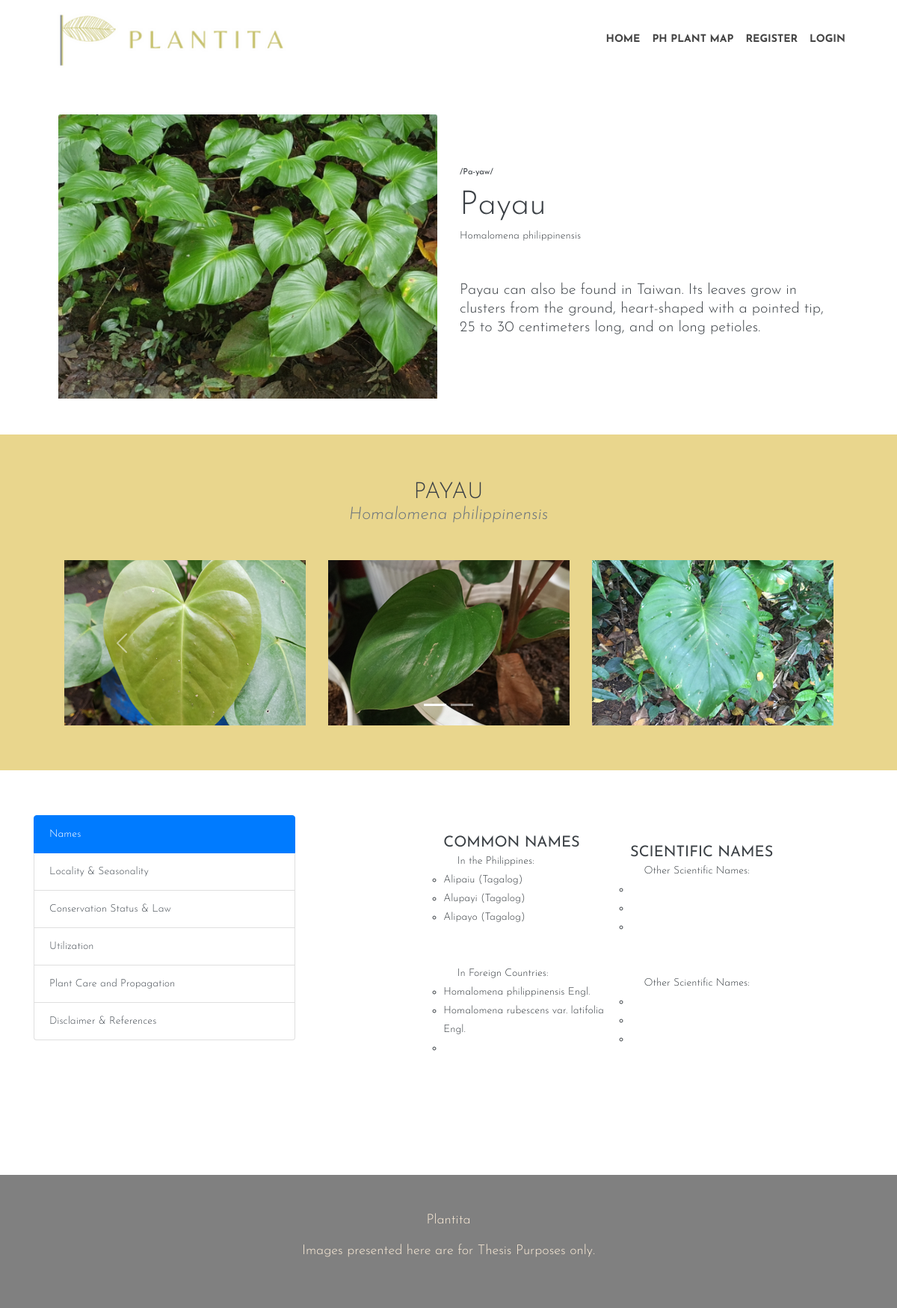
The app's page /home/tayabak with its own data.
### home/models.py (models this page shows, shortened)
class Plantsgallery(models.Model):
    class Meta:
        verbose_name_plural = "Plant Galleries"
    title = models.CharField(max_length=200)
    scientific_name = models.CharField(max_length=200, default='')
    slug = models.SlugField(unique=True)
    plant_image = models.ImageField(upload_to='gallery image', default=None)
    pronounciation = models.TextField(default='-')
    botany = models.TextField(default='-')
    common_philippine_name1 = models.CharField(max_length=200, default='', blank=True)
    common_philippine_name2 = models.CharField(max_length=200, default='', blank=True)
    common_philippine_name3 = models.CharField(max_length=200, default='', blank=True)
    common_foreign_name1 = models.CharField(max_length=200, default='', blank=True)
    common_foreign_name2 = models.CharField(max_length=200, default='', blank=True)
    common_foreign_name3 = models.CharField(max_length=200, default='', blank=True)
    sci_philippine_name1 = models.CharField(max_length=200, default='', blank=True)
    sci_philippine_name2 = models.CharField(max_length=200, default='', blank=True)
    sci_philippine_name3 = models.CharField(max_length=200, default='', blank=True)
    sci_foreign_name1 = models.CharField(max_length=200, default='', blank=True)
    sci_foreign_name2 = models.CharField(max_length=200, default='', blank=True)
    sci_foreign_name3 = models.CharField(max_length=200, default='', blank=True)
    distribution = models.CharField(max_length=200, default='', blank=True)
    conservation_status = models.TextField(default='-')
    use_1 = models.TextField(default='-')
    use_2 = models.TextField(default='', blank=True)
    use_3 = models.TextField(default='', blank=True)
    scientific_studies1 = models.TextField(default='-')
    scientific_study_link1 = models.TextField(default='', blank=True)
    scientific_studies2 = models.TextField(default='', blank=True)
    scientific_study_link2 = models.TextField(default='', blank=True)
    scientific_studies3 = models.TextField(default='', blank=True)
    scientific_study_link3 = models.TextField(default='', blank=True)
    light_preference = models.TextField(default='', blank=True)
    water_preference = models.TextField(default='', blank=True)
    propagation_method = models.TextField(default='', blank=True)
    references = models.TextField(default='', blank=True)
    gallery_slider_1_image1 = models.ImageField(upload_to='gallery image', default='-')
    gallery_slider_1_image2 = models.ImageField(upload_to='gallery image', default='-')
    gallery_slider_1_image3 = models.ImageField(upload_to='gallery image', default='-')
    gallery_slider_2_image1 = models.ImageField(upload_to='gallery image', default='-')
    gallery_slider_2_image2 = models.ImageField(upload_to='gallery image', default='-')
    gallery_slider_2_image3 = models.ImageField(upload_to='gallery image', default='-')
    ar_link = models.TextField(default='', blank=True)

### home/views.py (the view)
# urls.py: path('home/<slug:home_slug>', views.plant_details, name="plant_details"),
def plant_details(request, home_slug):
    try:
        selected_gallery = Plantsgallery.objects.get(slug=home_slug)
        return render(request, 'home/plant_details.html',{
            'plant_found' : True,
            'pg': selected_gallery,
        })
    except Exception as exc:
        return render(request, 'home/plant_details.html',
        {
            'plant_found': False
        })

### home/templates/home/plant_details.html (shortened to what this page needs)
{% extends 'home/base.html' %}
{% load static %}
{% block plant_webpage %}
    {% if plant_found %}
            <section class="py-6">
                    <div class="container px-4 px-lg-5 my-5">
                        <div class="row gx-4 gx-lg-5 align-items-center">
                            <div class="col-md-6">
                                <img class="card-img-top mb-5 mb-md-0" src="{{ pg.plant_image.url }}" alt="..." />
                            </div>
                            <div class="col-md-6">
                                <div class="small mb-1">{{ pg.pronounciation }}</div>
                                <h1 class="display-5 fw-bolder">{{ pg.title }}</h1>
                                <div class="fs-5 mb-5">
                                    <span>{{ pg.scientific_name }}</span>
                                </div>
                                <p class="lead">{{ pg.botany }}</p>
                            </div>
                        </div>
                    </div>
            </section>
            <section style="background-color: rgba(210, 169, 17, 0.478);" style="padding-top: 5%; padding-bottom: 5%;">
                                <div class="container-sm" style="padding-top: 5%; padding-bottom: 5%;">
                                    <div class="row justify-content-center" style="margin: 0 2%;">
                                        <div class="text-center">
                                            <h2 class="section-heading text-uppercase">{{ pg.title }}</h2>
                                            <h3 class="section-subheading text-muted fs-5 mb-5"><i>{{ pg.scientific_name }}</i></h3>
                                        </div>
                                        <div id="carouselExampleIndicators" class="carousel slide" data-ride="carousel">
                                            <ol class="carousel-indicators">
                                            <li data-target="#carouselExampleIndicators" data-slide-to="0" class="active"></li>
                                            <li data-target="#carouselExampleIndicators" data-slide-to="1"></li>
                                            </ol>
                                            <div class="carousel-inner">
                                                <div class="carousel-item active">
                                                    <div class="row">
                                                        <div class="gallery-item" style="margin-left: auto; margin-right: auto; display: flex; align-items: center; justify-content: center;">
                                                            <div class="col-sm-4"><img src="{{ pg.gallery_slider_1_image1.url }}" class="d-block w-100" alt="..."></div>
                                                            <div class="col-sm-4"><img src="{{ pg.gallery_slider_1_image2.url }}" class="d-block w-100" alt="..."></div>
                                                            <div class="col-sm-4"><img src="{{ pg.gallery_slider_1_image3.url }}" class="d-block w-100" alt="..."></div>
                                                        </div>
                                                    </div>
                                                </div>
                                            </div>
                                            <a class="carousel-control-prev" href="#carouselExampleIndicators" role="button" data-slide="prev">
                                            <span class="carousel-control-prev-icon" aria-hidden="true"></span>
                                            </a>
                                            <a class="carousel-control-next" href="#carouselExampleIndicators" role="button" data-slide="next">
                                            <span class="carousel-control-next-icon" aria-hidden="true"></span>
                                            </a>
                                        </div>
                                    </div>
                                </div>
            </section>
            <section class="py-6" style="padding-top: 5%; padding-bottom: 8%;">
                            <div class="container-sm" style="width: auto;">
                                <div class="bd-info" role="tabpanel">
                                    <div class="row" style="flex: auto;">
                                        <div class="col-lg-4 col-sm-4 mb-4">
                                            <div class="list-group" id="myList" role="tablist">
                                                <a class="list-group-item list-group-item-action active" data-toggle="list" href="#names" role="tab">Names</a>
                                                <a class="list-group-item list-group-item-action" data-toggle="list" href="#local" role="tab">Locality & Seasonality</a>
                                                <a class="list-group-item list-group-item-action" data-toggle="list" href="#conserv" role="tab">Conservation Status & Law</a>
                                                <a class="list-group-item list-group-item-action" data-toggle="list" href="#util" role="tab">Utilization</a>
                                                <a class="list-group-item list-group-item-action" data-toggle="list" href="#care" role="tab">Plant Care and Propagation</a>
                                                <a class="list-group-item list-group-item-action" data-toggle="list" href="#disclaimer" role="tab">Disclaimer & References</a>
                                            </div>
                                        </div>
                                        <div class="col-lg-8 col-sm-6 mb-8" style="padding-left: 8%;">
                                            <div class="tab-content">
                                                <div class="tab-pane show active" id="names" role="tabpanel">
                                                    <div class="row">
                                                        <div class="gallery-item" style="margin-left: auto; margin-right: auto; display: flex; align-items: center; justify-content: center;">
                                                        <div class="col-sm-6">
                                                            <ul class="list-inline">
                                                                <li>
                                                                    <br>
                                                                    <h5><strong>COMMON NAMES</strong></h5>
                                                                    <li>
                                                                        &emsp;
                                                                        In the Philippines:
                                                                    </li>
                                                                    <ul style="list-style-type:circle">
                                                                        <li>{{ pg.common_philippine_name1 }}</li>
                                                                        <li>{{ pg.common_philippine_name2 }}</li>
                                                                        <li>{{ pg.common_philippine_name3 }}</li>
                                                                    </ul>
                                                                    <br></br>
                                                                    <li>
                                                                        &emsp;
                                                                        In Foreign Countries:
                                                                    </li>
                                                                    <ul style="list-style-type:circle">
                                                                        <li>{{ pg.common_foreign_name1 }}</li>
                                                                        <li>{{ pg.common_foreign_name2 }}</li>
                                                                        <li>{{ pg.common_foreign_name3 }}</li>
                                                                    </ul>
                                                                </li>
                                                            </ul>
                                                        </div>
                                                        <div class="col-sm-6 ">
                                                            <ul class="list-inline">
                                                                <li>
                                                                    <br>
                                                                    <h5><strong>SCIENTIFIC NAMES</strong></h5>
                                                                    <li>
                                                                        &emsp;
                                                                        Other Scientific Names:
                                                                    </li>
                                                                    <ul style="list-style-type:circle">
                                                                        <li>{{ pg.sci_philippine_name1 }}</li>
                                                                        <li>{{ pg.sci_philippine_name2 }}</li>
                                                                        <li>{{ pg.sci_philippine_name3 }}</li>
                                                                    </ul>
                                                                    <br></br>
                                                                    <li>
                                                                        &emsp;
                                                                        Other Scientific Names:
                                                                    </li>
                                                                    <ul style="list-style-type:circle">
                                                                        <li>{{ pg.sci_foreign_name1 }}</li>
                                                                        <li>{{ pg.sci_foreign_name2 }}</li>
                                                                        <li>{{ pg.sci_foreign_name3 }}</li>
                                                                    </ul>
                                                                </li>
                                                            </ul>
                                                        </div>
                                                        </div>
                                                    </div>
                                                </div>
                                            </div>
                                        </div>
                                    </div>
                                </div>
                            </div>
            </section>
    {% endif %}
{% endblock %}

### home/static/home/css/style.css (style rules this page uses)
body { font-size: 14px; font-weight: 300; line-height: 25px; color: #3b4045; font-family: "Josefin Sans", sans-serif; -webkit-font-smoothing: antialiased; }
h1, h2, h3, h4, h5, h6 { font-weight: 300; margin: 0px; }
h1, .h1 { font-size: 44px; line-height: 56px; }
h2, .h2 { font-size: 30px; line-height: 35px; }
h3, .h3 { font-size: 23px; line-height: 25px; }
p { font-size: 18px; line-height: 25px; }
ul { padding: 0; margin: 0; list-style: none; }
a { transition: all 0.2s ease-in-out 0s; }
a, a:active, a:focus, a:active { text-decoration: none; }
.text-center { text-align: center; }
.carousel { position: relative; }
.carousel-inner { position: relative; width: 100%; overflow: hidden; }
.carousel-inner::after { display: block; clear: both; content: ""; }
.carousel-item { position: relative; display: none; float: left; width: 100%; margin-right: -100%; -webkit-backface-visibility: hidden; backface-visibility: hidden; transition: transform 0.6s ease-in-out; }
.carousel-item.active, .carousel-item-next, .carousel-item-prev { display: block; }
.carousel-control-prev, .carousel-control-next { position: absolute; top: 0; bottom: 0; z-index: 1; display: flex; align-items: center; justify-content: center; width: 15%; padding: 0; color: #fff; text-align: center; background: none; border: 0; opacity: 0.5; transition: opacity 0.15s ease; }
.carousel-control-prev { left: 0; }
.carousel-control-next { right: 0; }
.carousel-control-prev-icon, .carousel-control-next-icon { display: inline-block; width: 2rem; height: 2rem; background-repeat: no-repeat; background-position: 50%; background-size: 100% 100%; }
.carousel-indicators { position: absolute; right: 0; bottom: 0; left: 0; z-index: 2; display: flex; justify-content: center; padding: 0; margin-right: 15%; margin-bottom: 1rem; margin-left: 15%; list-style: none; }
.carousel-indicators .active { opacity: 1; }

### records on screen
Plantsgallery: plant_image (picture), pronounciation "/Pa-yaw/", title "Payau", scientific_name "Homalomena philippinensis", botany "Payau can also be found in Taiwan. Its leaves grow in clusters from the ground, heart-shaped with a pointed tip, 25 to 30 centimeters long, and on long petioles.", title "PAYAU", gallery_slider_1_image1 (picture), gallery_slider_1_image2 (picture), gallery_slider_1_image3 (picture), common_philippine_name1 "Alipaiu (Tagalog)", common_philippine_name2 "Alupayi (Tagalog)", common_philippine_name3 "Alipayo (Tagalog)", common_foreign_name1 "Homalomena philippinensis Engl.", common_foreign_name2 "Homalomena rubescens var. latifolia Engl."
